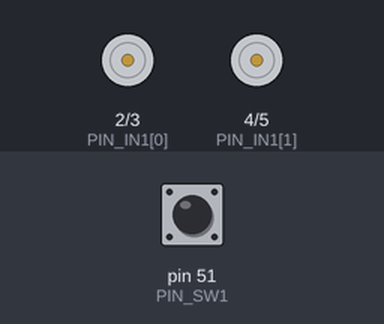
A sketch run on a simulated Arduino Mega 2560, built with avr-gcc and run on an emulated ATmega2560. On the bench: motor-driver pin pairs drawn as motors (green arrow = first pin HIGH = forward, orange = second pin HIGH = backward, longer = more drive). The test bench sets the inputs (shaded band); at power-on: pin 51 (PIN_SW1) HIGH.

Above: at 0.8 s.
0.9 s: pin 51 (PIN_SW1) pulled LOW for 0.15 s
Timing chart, 0 to 9.9 s (numbered marks = the images above; inputs shaded):
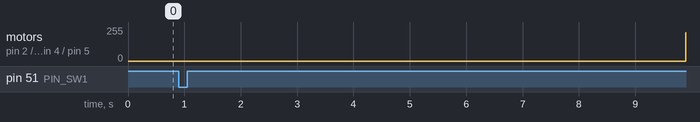

Measured:
- after the input at 0.9 s, motor on pin 2 (PIN_IN1[0]) / pin 3 (PIN_IN2[0]), motor on pin 4 (PIN_IN1[1]) / pin 5 (PIN_IN2[1]): stopped → forward 212/255 after 9.0 s

The sketch:

lesson5_wheels_array.ino
```cpp
//----------------------------
// LESSON5：ホイールを複数回す。配列の練習
//
// 2023-07-15 ohguma 初版
//----------------------------
// Arduino Mega 拡張基板
// https://github.com/ohguma/mega_board
//
// ■ピン設定
// モータードライバ TOSHIBA TB67H450FNG
// https://toshiba.semicon-storage.com/info/TB67H450FNG_datasheet_ja_20201126.pdf?did=65345&prodName=TB67H450FNG
//   IN1   IN2   OUT1  OUT2  動作
//   ----  ----  ----  ----  -----------------
//   0     0     OFF   OFF   停止（モーター端子が接続されていない状態）
//   数値  0     ＋    －    時計回り（OUT1が電源＋、OUT2が電源－に接続される）
//   0     数値  －    ＋    反時計回り（OUT2が電源＋、OUT1が電源－に接続される）
//   数値  数値  －    －    ショートブレーキ（モーター端子を短絡した状態）
//
// ※最大4つのモータードライバは、IN1/IN2 に Arduino Mega のそれぞれ以下を
//   接続している。
//     MT1  D2/D3
//     MT2  D4/D5
//     MT3  D6/D7
//     MT4  D8/D9
//
// ※モーターの＋端子に赤線、反対側には黒線をハンダ付けし、XHコネクタには電
//   池ボックスと同じ向きに赤線・黒線を差し込むこと。
//   （コネクタの▲マークに赤線を接続する。）
//   このとき、モータードライバのOUT1にモーターの＋端子、OUT2には反対側端子
//   が接続される。
//
// ※モーターは＋端子に電池のプラス、反対側にマイナスを接続すると、ギヤを取
//   り付ける側からモーターを見た場合に、通常モーター軸が時計回りする。
//   ギヤボックスを使う場合は内部のギヤの組み合わせにより、出力軸がモーター
//   軸とは逆に回る場合がある。
//
// ※Arduino Megaでは数値はanalogWrite()の0～255で指定する。
//   0を指定した時が0%、255を指定した時が100%。
//
const int NUM_MOTOR = 2;
const int PIN_IN1[NUM_MOTOR] = { 2, 4 };
const int PIN_IN2[NUM_MOTOR] = { 3, 5 };
// タクトスイッチ
// ・SW1,SW2,SW3：D51,D52,D53かから各SWを経由してGNDに接続。
// ・INPUT_PULLUPモードで使用する。
const int PIN_SW1 = 51;

void setup() {
  setup_wheel();
  // スイッチ1 プルアップ入力設定
  pinMode(PIN_SW1, INPUT_PULLUP);
  // SW1が押されるとINPUT_PULLUPモードのdigitalRead()はLOWになる。
  while (digitalRead(PIN_SW1) == HIGH) {
    //SW1が押されていないときは少し待つ、を繰り返す
    delay(10);
  }
}

void loop() {
  int i = 0;
  int j = 0;
  // 約1秒でだんだん早くする。
  for (int j = 0; j <= 255; j++) {
    for (int i = 0; i < NUM_MOTOR; i++) {
      rotate_wheel(i, j);  // ホイール反時計回り。
    }
    delay(4);  //少し待つ。4ミリ秒
  }
  // 約1秒でだんだん遅くする。各ホイール逆回転に。

  // 停止して1秒待機
  stop_wheel_all();
  delay(1000);
}


// 複数ホイール準備
void setup_wheel() {
  for (int i = 0; i < NUM_MOTOR; i++) {
    pinMode(PIN_IN1[i], OUTPUT);
    pinMode(PIN_IN2[i], OUTPUT);
  }
}

//全ホイール停止
void stop_wheel_all() {
  for (int i = 0; i < NUM_MOTOR; i++) {
    rotate_wheel(i, 0);
  }
}

// １つのホイールを回転させる
// 引数 no  : 回すホイール番号：0の時MT1、1の時MT2、
// 引数 pwm : analogWrite()で使用するPWM値。
//            範囲は -255 <= pwm <= 255
//            ０以上で時計回り、マイナスで反時計回りとする。
void rotate_wheel(int no, int pwm) {
  if (no >= 0 && no < NUM_MOTOR) {
    if (pwm >= 0) {
      analogWrite(PIN_IN1[no], pwm);  //ピン指定は適宜調整する
      analogWrite(PIN_IN2[no], 0);
    } else {
      //alalogWrite()でセットするPWM値はプラスの値のみ
      analogWrite(PIN_IN1[no], 0);
      analogWrite(PIN_IN2[no], fabs(pwm));  // - pwm でも等価
    }
  }
}

//  ■課題
//  (1) 「Arduinoを始めよう」の「Arduino 公式リファレンス」で以下を調べる。
//    ・配列
//    ・while 文
//
//  (2) コメント「 // 約1秒でだんだん遅くする。各ホイール逆回転に。」の箇所
//      を補足する。
//
//  (3) 接続している全ホイールを動かす。
//
//  (4) 関数 setup_wheel()、rotate_wheel()、stop_wheel_all() の定義部分と、
//      そこで使用するピン指定を別ファイルに分割してみること。
//        [ヒント] 別ファイル内で自作関数を使用する場合、使用する箇所よりも
//                 先にその関定義されている必要がある。
//
```
